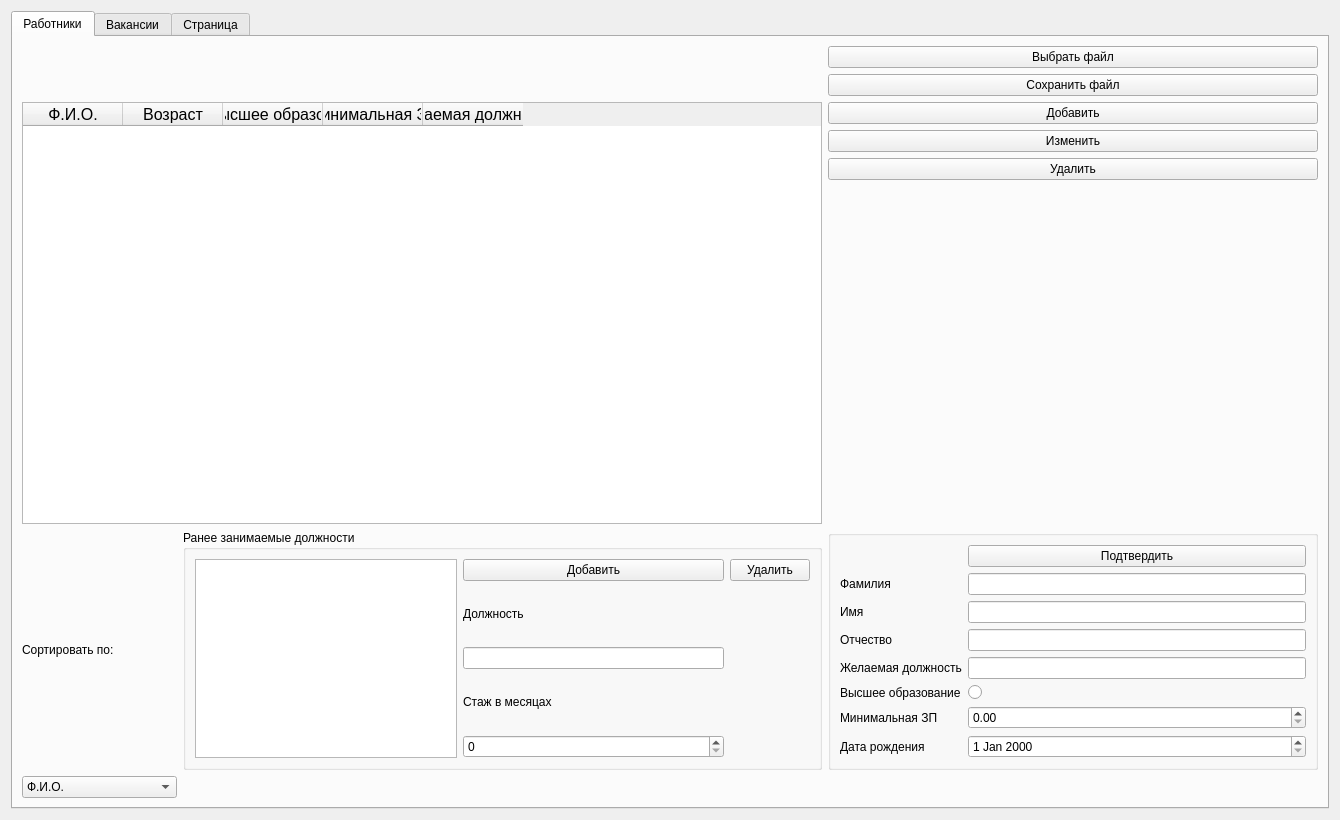
<?xml version="1.0" encoding="UTF-8"?>
<ui version="4.0">
 <class>Widget</class>
 <widget class="QWidget" name="Widget">
  <property name="geometry">
   <rect>
    <x>0</x>
    <y>0</y>
    <width>1340</width>
    <height>820</height>
   </rect>
  </property>
  <property name="windowTitle">
   <string>Widget</string>
  </property>
  <layout class="QHBoxLayout" name="horizontalLayout">
   <item>
    <widget class="QTabWidget" name="tabWidget">
     <property name="currentIndex">
      <number>0</number>
     </property>
     <widget class="QWidget" name="tab">
      <attribute name="title">
       <string>Работники</string>
      </attribute>
      <layout class="QGridLayout" name="gridLayout_3">
       <item row="0" column="0" colspan="2">
        <spacer name="horizontalSpacer">
         <property name="orientation">
          <enum>Qt::Horizontal</enum>
         </property>
         <property name="sizeType">
          <enum>QSizePolicy::Fixed</enum>
         </property>
         <property name="sizeHint" stdset="0">
          <size>
           <width>800</width>
           <height>20</height>
          </size>
         </property>
        </spacer>
       </item>
       <item row="4" column="2">
        <widget class="QPushButton" name="deleteItemButton">
         <property name="text">
          <string>Удалить</string>
         </property>
        </widget>
       </item>
       <item row="2" column="2">
        <widget class="QPushButton" name="addItemButton">
         <property name="text">
          <string>Добавить</string>
         </property>
        </widget>
       </item>
       <item row="2" column="0" rowspan="5" colspan="2">
        <widget class="QTableWidget" name="tableWidget">
         <column>
          <property name="text">
           <string>Ф.И.О.</string>
          </property>
          <property name="font">
           <font>
            <pointsize>12</pointsize>
           </font>
          </property>
         </column>
         <column>
          <property name="text">
           <string>Возраст</string>
          </property>
          <property name="font">
           <font>
            <pointsize>12</pointsize>
           </font>
          </property>
         </column>
         <column>
          <property name="text">
           <string>Высшее образов.</string>
          </property>
          <property name="font">
           <font>
            <pointsize>12</pointsize>
           </font>
          </property>
         </column>
         <column>
          <property name="text">
           <string>Минимальная ЗП</string>
          </property>
          <property name="font">
           <font>
            <pointsize>12</pointsize>
           </font>
          </property>
         </column>
         <column>
          <property name="text">
           <string>Желаемая должность</string>
          </property>
          <property name="font">
           <font>
            <pointsize>12</pointsize>
           </font>
          </property>
         </column>
        </widget>
       </item>
       <item row="7" column="0">
        <widget class="QLabel" name="label">
         <property name="text">
          <string>Сортировать по:</string>
         </property>
        </widget>
       </item>
       <item row="7" column="2">
        <widget class="QGroupBox" name="groupBox">
         <property name="title">
          <string/>
         </property>
         <layout class="QGridLayout" name="gridLayout">
          <item row="3" column="0">
           <widget class="QLabel" name="label_5">
            <property name="text">
             <string>Отчество</string>
            </property>
           </widget>
          </item>
          <item row="2" column="0">
           <widget class="QLabel" name="label_4">
            <property name="text">
             <string>Имя</string>
            </property>
           </widget>
          </item>
          <item row="5" column="0">
           <widget class="QLabel" name="label_8">
            <property name="text">
             <string>Высшее образование</string>
            </property>
           </widget>
          </item>
          <item row="0" column="1">
           <widget class="QPushButton" name="confirmButton">
            <property name="text">
             <string>Подтвердить</string>
            </property>
           </widget>
          </item>
          <item row="7" column="0">
           <widget class="QLabel" name="label_7">
            <property name="text">
             <string>Дата рождения  </string>
            </property>
           </widget>
          </item>
          <item row="2" column="1">
           <widget class="QLineEdit" name="lineEdit_2"/>
          </item>
          <item row="1" column="0">
           <widget class="QLabel" name="label_3">
            <property name="text">
             <string>Фамилия</string>
            </property>
           </widget>
          </item>
          <item row="7" column="1">
           <widget class="QDateEdit" name="dateEdit"/>
          </item>
          <item row="6" column="1">
           <widget class="QDoubleSpinBox" name="salarySpinBox"/>
          </item>
          <item row="4" column="0">
           <widget class="QLabel" name="label_9">
            <property name="text">
             <string>Желаемая должность</string>
            </property>
           </widget>
          </item>
          <item row="3" column="1">
           <widget class="QLineEdit" name="lineEdit_3"/>
          </item>
          <item row="6" column="0">
           <widget class="QLabel" name="label_6">
            <property name="text">
             <string>Минимальная ЗП</string>
            </property>
           </widget>
          </item>
          <item row="4" column="1">
           <widget class="QLineEdit" name="lineEdit_4"/>
          </item>
          <item row="1" column="1">
           <widget class="QLineEdit" name="lineEdit"/>
          </item>
          <item row="5" column="1">
           <widget class="QRadioButton" name="radioButton">
            <property name="text">
             <string/>
            </property>
           </widget>
          </item>
          <item row="0" column="0">
           <widget class="QLabel" name="label_2">
            <property name="text">
             <string/>
            </property>
           </widget>
          </item>
         </layout>
        </widget>
       </item>
       <item row="7" column="1">
        <widget class="QGroupBox" name="groupBox_2">
         <property name="title">
          <string>Ранее занимаемые должности</string>
         </property>
         <layout class="QGridLayout" name="gridLayout_2">
          <item row="0" column="0" rowspan="5">
           <widget class="QListWidget" name="listWidget"/>
          </item>
          <item row="0" column="1">
           <widget class="QPushButton" name="pushButton">
            <property name="text">
             <string>Добавить</string>
            </property>
           </widget>
          </item>
          <item row="0" column="2">
           <widget class="QPushButton" name="pushButton_2">
            <property name="text">
             <string>Удалить</string>
            </property>
           </widget>
          </item>
          <item row="1" column="1">
           <widget class="QLabel" name="label_10">
            <property name="text">
             <string>Должность</string>
            </property>
           </widget>
          </item>
          <item row="2" column="1">
           <widget class="QLineEdit" name="lineEdit_5"/>
          </item>
          <item row="3" column="1">
           <widget class="QLabel" name="label_11">
            <property name="text">
             <string>Стаж в месяцах</string>
            </property>
           </widget>
          </item>
          <item row="4" column="1">
           <widget class="QSpinBox" name="spinBox"/>
          </item>
         </layout>
        </widget>
       </item>
       <item row="8" column="0">
        <widget class="QComboBox" name="comboBox">
         <item>
          <property name="text">
           <string>Ф.И.О.</string>
          </property>
         </item>
         <item>
          <property name="text">
           <string>Возраст</string>
          </property>
         </item>
         <item>
          <property name="text">
           <string>Высшее образование</string>
          </property>
         </item>
         <item>
          <property name="text">
           <string>Минимальная ЗП</string>
          </property>
         </item>
         <item>
          <property name="text">
           <string>Желаемая должность</string>
          </property>
         </item>
        </widget>
       </item>
       <item row="3" column="2">
        <widget class="QPushButton" name="editItemButton">
         <property name="text">
          <string>Изменить</string>
         </property>
        </widget>
       </item>
       <item row="1" column="2">
        <widget class="QPushButton" name="saveFileButton">
         <property name="text">
          <string>Сохранить файл</string>
         </property>
        </widget>
       </item>
       <item row="0" column="2">
        <widget class="QPushButton" name="openFileButton">
         <property name="text">
          <string>Выбрать файл</string>
         </property>
        </widget>
       </item>
      </layout>
     </widget>
     <widget class="QWidget" name="tab_2">
      <attribute name="title">
       <string>Вакансии</string>
      </attribute>
      <layout class="QGridLayout" name="gridLayout_4">
       <item row="8" column="0">
        <widget class="QComboBox" name="comboBox_2">
         <item>
          <property name="text">
           <string>Название фирмы</string>
          </property>
         </item>
         <item>
          <property name="text">
           <string>Должность</string>
          </property>
         </item>
         <item>
          <property name="text">
           <string>Зароботная плата</string>
          </property>
         </item>
         <item>
          <property name="text">
           <string>Длительность отпуска</string>
          </property>
         </item>
         <item>
          <property name="text">
           <string>Опыт</string>
          </property>
         </item>
         <item>
          <property name="text">
           <string>Необходимо высшего образования</string>
          </property>
         </item>
         <item>
          <property name="text">
           <string>Возраст</string>
          </property>
         </item>
        </widget>
       </item>
       <item row="3" column="2">
        <widget class="QPushButton" name="editVocButton">
         <property name="text">
          <string>Изменить</string>
         </property>
        </widget>
       </item>
       <item row="7" column="0">
        <widget class="QLabel" name="label_12">
         <property name="text">
          <string>Сортировать по :                                   :</string>
         </property>
        </widget>
       </item>
       <item row="6" column="2" rowspan="3">
        <widget class="QGroupBox" name="groupBox_3">
         <property name="title">
          <string/>
         </property>
         <layout class="QGridLayout" name="gridLayout_5">
          <item row="3" column="1">
           <widget class="QDoubleSpinBox" name="salaryVDoubleSpinBox"/>
          </item>
          <item row="7" column="1">
           <widget class="QSpinBox" name="minAgeSpinBox"/>
          </item>
          <item row="3" column="0">
           <widget class="QLabel" name="label_15">
            <property name="text">
             <string>Зароботная плата</string>
            </property>
           </widget>
          </item>
          <item row="5" column="1">
           <widget class="QSpinBox" name="stageSpinBox"/>
          </item>
          <item row="4" column="0">
           <widget class="QLabel" name="label_16">
            <property name="text">
             <string>Длительность отпуска</string>
            </property>
           </widget>
          </item>
          <item row="7" column="0">
           <widget class="QLabel" name="label_19">
            <property name="text">
             <string>Минимальный возраст</string>
            </property>
           </widget>
          </item>
          <item row="8" column="1">
           <widget class="QSpinBox" name="maxAgeSpinBox"/>
          </item>
          <item row="2" column="1">
           <widget class="QLineEdit" name="positionVLineEdit"/>
          </item>
          <item row="1" column="1">
           <widget class="QLineEdit" name="nameFirmLineEdit"/>
          </item>
          <item row="4" column="1">
           <widget class="QSpinBox" name="vocationSpinBox"/>
          </item>
          <item row="8" column="0">
           <widget class="QLabel" name="label_20">
            <property name="text">
             <string>Максимальный возраст</string>
            </property>
           </widget>
          </item>
          <item row="1" column="0">
           <widget class="QLabel" name="label_13">
            <property name="text">
             <string>Название фирмы</string>
            </property>
           </widget>
          </item>
          <item row="6" column="0">
           <widget class="QLabel" name="label_18">
            <property name="text">
             <string>Необходимо высшее образование</string>
            </property>
           </widget>
          </item>
          <item row="5" column="0">
           <widget class="QLabel" name="label_17">
            <property name="text">
             <string>Опыт (в годах)</string>
            </property>
           </widget>
          </item>
          <item row="2" column="0">
           <widget class="QLabel" name="label_14">
            <property name="text">
             <string>Должность</string>
            </property>
           </widget>
          </item>
          <item row="6" column="1">
           <widget class="QRadioButton" name="radioButton_2">
            <property name="text">
             <string/>
            </property>
           </widget>
          </item>
          <item row="0" column="1">
           <widget class="QPushButton" name="confirmVButton">
            <property name="text">
             <string>Подтвердить</string>
            </property>
           </widget>
          </item>
          <item row="0" column="0">
           <widget class="QLabel" name="label_21">
            <property name="text">
             <string/>
            </property>
           </widget>
          </item>
         </layout>
        </widget>
       </item>
       <item row="0" column="2">
        <widget class="QPushButton" name="openFile1Button">
         <property name="text">
          <string>Выбрать файл</string>
         </property>
        </widget>
       </item>
       <item row="5" column="2">
        <widget class="QPushButton" name="showCandidatesButton">
         <property name="text">
          <string>Вывести список возможных кандидатов</string>
         </property>
        </widget>
       </item>
       <item row="4" column="2">
        <widget class="QPushButton" name="deleteVocButton">
         <property name="text">
          <string>Удалить</string>
         </property>
        </widget>
       </item>
       <item row="0" column="0" colspan="2">
        <spacer name="horizontalSpacer_2">
         <property name="orientation">
          <enum>Qt::Horizontal</enum>
         </property>
         <property name="sizeType">
          <enum>QSizePolicy::Fixed</enum>
         </property>
         <property name="sizeHint" stdset="0">
          <size>
           <width>800</width>
           <height>20</height>
          </size>
         </property>
        </spacer>
       </item>
       <item row="7" column="1" rowspan="2">
        <widget class="QListWidget" name="listWidget_2"/>
       </item>
       <item row="2" column="0" rowspan="5" colspan="2">
        <widget class="QTableWidget" name="tableWidget_2">
         <column>
          <property name="text">
           <string>Фирма</string>
          </property>
         </column>
         <column>
          <property name="text">
           <string>Должность</string>
          </property>
         </column>
         <column>
          <property name="text">
           <string>Зароботная плата</string>
          </property>
         </column>
         <column>
          <property name="text">
           <string>Длительность отпуска</string>
          </property>
         </column>
         <column>
          <property name="text">
           <string>Опыт (в годах)</string>
          </property>
         </column>
         <column>
          <property name="text">
           <string>Нужно высшее обр.</string>
          </property>
         </column>
         <column>
          <property name="text">
           <string>Возраст</string>
          </property>
         </column>
        </widget>
       </item>
       <item row="2" column="2">
        <widget class="QPushButton" name="addVocButton">
         <property name="text">
          <string>Добавить</string>
         </property>
        </widget>
       </item>
       <item row="1" column="2">
        <widget class="QPushButton" name="saveFile2Button">
         <property name="text">
          <string>Сохранить файл</string>
         </property>
        </widget>
       </item>
      </layout>
     </widget>
     <widget class="QWidget" name="tab_3">
      <attribute name="title">
       <string>Страница</string>
      </attribute>
      <widget class="QPushButton" name="pushButton_3">
       <property name="geometry">
        <rect>
         <x>10</x>
         <y>20</y>
         <width>351</width>
         <height>51</height>
        </rect>
       </property>
       <property name="text">
        <string>Вывести дефицитные должности</string>
       </property>
      </widget>
      <widget class="QPushButton" name="pushButton_4">
       <property name="geometry">
        <rect>
         <x>10</x>
         <y>80</y>
         <width>351</width>
         <height>51</height>
        </rect>
       </property>
       <property name="text">
        <string>Вывести имена кандидатов, для которых не найдена вакансия</string>
       </property>
      </widget>
      <widget class="QListWidget" name="listWidget_3">
       <property name="geometry">
        <rect>
         <x>400</x>
         <y>20</y>
         <width>881</width>
         <height>611</height>
        </rect>
       </property>
      </widget>
     </widget>
    </widget>
   </item>
  </layout>
 </widget>
 <resources/>
 <connections/>
</ui>
